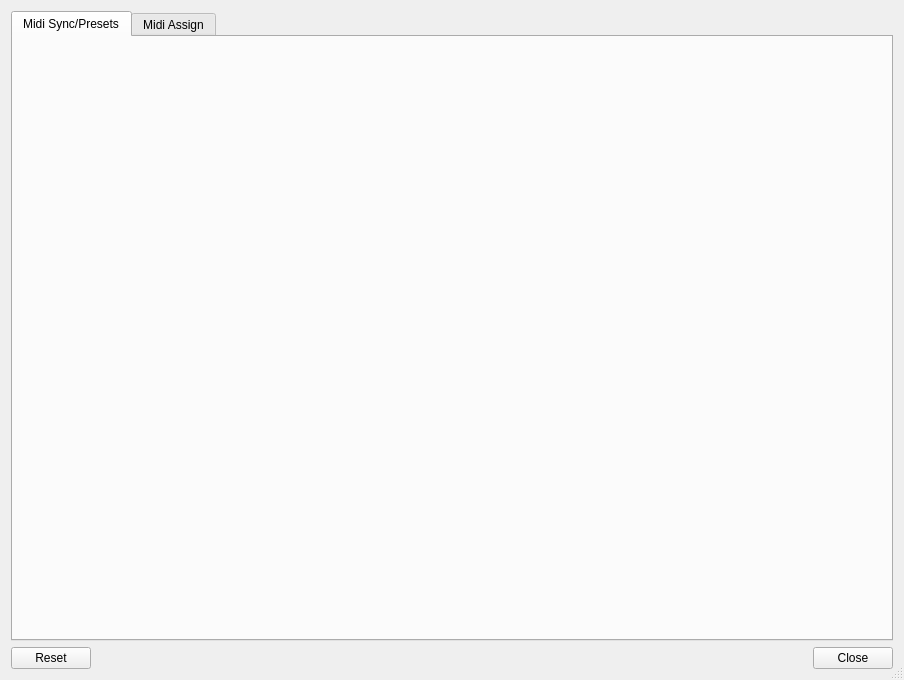
<?xml version="1.0" encoding="UTF-8"?>
<ui version="4.0">
 <class>MidiAssignBase</class>
 <widget class="QDialog" name="MidiAssignBase">
  <property name="geometry">
   <rect>
    <x>0</x>
    <y>0</y>
    <width>904</width>
    <height>680</height>
   </rect>
  </property>
  <property name="windowTitle">
   <string>LOS: Audio/Midi Connections Manager</string>
  </property>
  <property name="sizeGripEnabled">
   <bool>true</bool>
  </property>
  <layout class="QVBoxLayout" name="verticalLayout">
   <item>
    <widget class="QTabWidget" name="m_tabpanel">
     <property name="currentIndex">
      <number>0</number>
     </property>
     <widget class="QWidget" name="midiPortTab">
      <attribute name="title">
       <string>Midi Sync/Presets</string>
      </attribute>
      <layout class="QVBoxLayout" name="verticalLayout_8" stretch="">
       <property name="leftMargin">
        <number>0</number>
       </property>
       <property name="topMargin">
        <number>4</number>
       </property>
       <property name="rightMargin">
        <number>0</number>
       </property>
       <property name="bottomMargin">
        <number>0</number>
       </property>
      </layout>
     </widget>
     <widget class="QWidget" name="midiAssignTab">
      <attribute name="title">
       <string>Midi Assign</string>
      </attribute>
      <layout class="QVBoxLayout" name="verticalLayout_4">
       <property name="leftMargin">
        <number>0</number>
       </property>
       <property name="topMargin">
        <number>4</number>
       </property>
       <property name="rightMargin">
        <number>0</number>
       </property>
       <property name="bottomMargin">
        <number>0</number>
       </property>
       <item>
        <layout class="QHBoxLayout" name="horizontalLayout" stretch="0,1,0,1,0,0,0">
         <item>
          <widget class="QLabel" name="label">
           <property name="sizePolicy">
            <sizepolicy hsizetype="Fixed" vsizetype="Preferred">
             <horstretch>0</horstretch>
             <verstretch>0</verstretch>
            </sizepolicy>
           </property>
           <property name="text">
            <string>Track Type</string>
           </property>
          </widget>
         </item>
         <item>
          <widget class="QComboBox" name="cmbType">
           <property name="maximumSize">
            <size>
             <width>200</width>
             <height>16777215</height>
            </size>
           </property>
          </widget>
         </item>
         <item>
          <widget class="Line" name="line">
           <property name="orientation">
            <enum>Qt::Vertical</enum>
           </property>
          </widget>
         </item>
         <item>
          <widget class="QComboBox" name="m_cmbPort">
           <property name="sizePolicy">
            <sizepolicy hsizetype="Preferred" vsizetype="Fixed">
             <horstretch>0</horstretch>
             <verstretch>0</verstretch>
            </sizepolicy>
           </property>
           <property name="maximumSize">
            <size>
             <width>300</width>
             <height>16777215</height>
            </size>
           </property>
           <property name="toolTip">
            <string>Select default port to assign</string>
           </property>
          </widget>
         </item>
         <item>
          <widget class="QCheckBox" name="m_chkOverride">
           <property name="toolTip">
            <string>Check to override already assigned track with default port</string>
           </property>
           <property name="text">
            <string>Override</string>
           </property>
          </widget>
         </item>
         <item>
          <widget class="QPushButton" name="m_btnDefault">
           <property name="toolTip">
            <string>Set selected port as default for all unassigned tracks</string>
           </property>
           <property name="text">
            <string>Set as Default</string>
           </property>
          </widget>
         </item>
         <item>
          <spacer name="horizontalSpacer_2">
           <property name="orientation">
            <enum>Qt::Horizontal</enum>
           </property>
           <property name="sizeHint" stdset="0">
            <size>
             <width>40</width>
             <height>20</height>
            </size>
           </property>
          </spacer>
         </item>
        </layout>
       </item>
       <item>
        <layout class="QHBoxLayout" name="horizontalLayout_2" stretch="2,1">
         <item>
          <widget class="QTableView" name="tableView">
           <property name="editTriggers">
            <set>QAbstractItemView::AnyKeyPressed|QAbstractItemView::DoubleClicked|QAbstractItemView::EditKeyPressed|QAbstractItemView::SelectedClicked</set>
           </property>
           <property name="alternatingRowColors">
            <bool>true</bool>
           </property>
           <property name="selectionMode">
            <enum>QAbstractItemView::SingleSelection</enum>
           </property>
           <property name="selectionBehavior">
            <enum>QAbstractItemView::SelectRows</enum>
           </property>
           <property name="cornerButtonEnabled">
            <bool>false</bool>
           </property>
           <attribute name="verticalHeaderVisible">
            <bool>false</bool>
           </attribute>
          </widget>
         </item>
         <item>
          <layout class="QVBoxLayout" name="verticalLayout_2">
           <property name="rightMargin">
            <number>0</number>
           </property>
           <item>
            <widget class="QLabel" name="m_trackname">
             <property name="text">
              <string>Select Track</string>
             </property>
             <property name="alignment">
              <set>Qt::AlignCenter</set>
             </property>
            </widget>
           </item>
           <item>
            <layout class="QHBoxLayout" name="horizontalLayout_3">
             <property name="topMargin">
              <number>0</number>
             </property>
             <item>
              <widget class="QComboBox" name="m_cmbControl"/>
             </item>
             <item>
              <widget class="QToolButton" name="m_btnAdd">
               <property name="sizePolicy">
                <sizepolicy hsizetype="Fixed" vsizetype="Fixed">
                 <horstretch>0</horstretch>
                 <verstretch>0</verstretch>
                </sizepolicy>
               </property>
               <property name="maximumSize">
                <size>
                 <width>24</width>
                 <height>24</height>
                </size>
               </property>
               <property name="toolTip">
                <string>Add Managed controller</string>
               </property>
               <property name="text">
                <string/>
               </property>
               <property name="iconSize">
                <size>
                 <width>25</width>
                 <height>25</height>
                </size>
               </property>
               <property name="autoRaise">
                <bool>true</bool>
               </property>
              </widget>
             </item>
             <item>
              <widget class="QToolButton" name="m_btnDelete">
               <property name="sizePolicy">
                <sizepolicy hsizetype="Fixed" vsizetype="Fixed">
                 <horstretch>0</horstretch>
                 <verstretch>0</verstretch>
                </sizepolicy>
               </property>
               <property name="maximumSize">
                <size>
                 <width>24</width>
                 <height>24</height>
                </size>
               </property>
               <property name="toolTip">
                <string>Delete checked controller</string>
               </property>
               <property name="text">
                <string/>
               </property>
               <property name="iconSize">
                <size>
                 <width>25</width>
                 <height>25</height>
                </size>
               </property>
               <property name="autoRaise">
                <bool>true</bool>
               </property>
              </widget>
             </item>
            </layout>
           </item>
           <item>
            <widget class="QTableView" name="m_ccEdit">
             <property name="minimumSize">
              <size>
               <width>400</width>
               <height>0</height>
              </size>
             </property>
             <property name="editTriggers">
              <set>QAbstractItemView::AllEditTriggers</set>
             </property>
             <property name="alternatingRowColors">
              <bool>true</bool>
             </property>
             <property name="selectionMode">
              <enum>QAbstractItemView::SingleSelection</enum>
             </property>
             <property name="selectionBehavior">
              <enum>QAbstractItemView::SelectRows</enum>
             </property>
             <attribute name="horizontalHeaderVisible">
              <bool>false</bool>
             </attribute>
             <attribute name="horizontalHeaderStretchLastSection">
              <bool>true</bool>
             </attribute>
             <attribute name="verticalHeaderVisible">
              <bool>false</bool>
             </attribute>
            </widget>
           </item>
          </layout>
         </item>
        </layout>
       </item>
      </layout>
     </widget>
    </widget>
   </item>
   <item>
    <layout class="QHBoxLayout" name="buttonBox">
     <item>
      <widget class="QDialogButtonBox" name="m_buttonBox">
       <property name="standardButtons">
        <set>QDialogButtonBox::Close|QDialogButtonBox::Reset</set>
       </property>
      </widget>
     </item>
    </layout>
   </item>
  </layout>
 </widget>
 <resources/>
 <connections>
  <connection>
   <sender>m_buttonBox</sender>
   <signal>rejected()</signal>
   <receiver>MidiAssignBase</receiver>
   <slot>close()</slot>
   <hints>
    <hint type="sourcelabel">
     <x>451</x>
     <y>488</y>
    </hint>
    <hint type="destinationlabel">
     <x>451</x>
     <y>254</y>
    </hint>
   </hints>
  </connection>
 </connections>
</ui>
